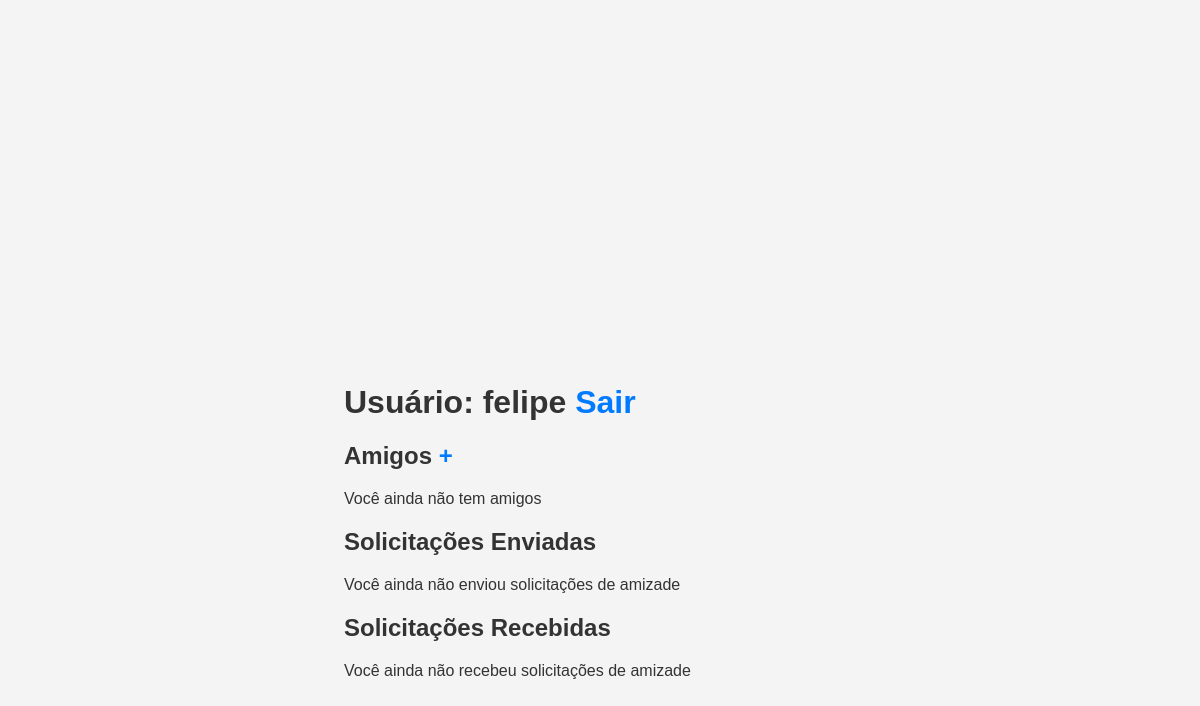
Before: / (signed in) with the older database file.
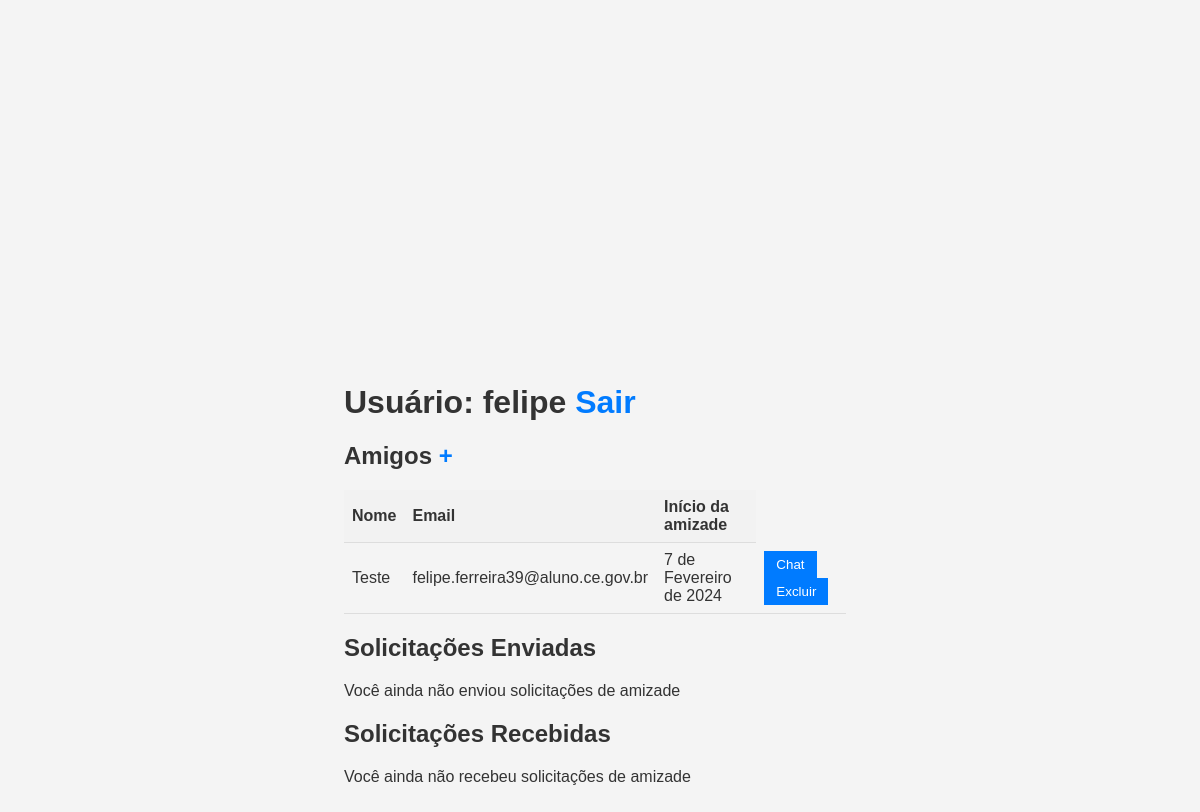
After: the same page with the newer database file.
### users/models.py (models this page shows)
class Friendship(models.Model):
    STATUS_CHOICES = (
        ('w', 'waiting'),
        ('a','accepted'),
        ('r', 'rejected')
    )
    sender = models.ForeignKey(
        User,
        on_delete=models.DO_NOTHING,
        related_name='friendship_sent'
    )
    receiver = models.ForeignKey(
        User,
        on_delete=models.DO_NOTHING,
        related_name='friendship_received'
    )
    status = models.CharField(max_length=20, default='w', choices=STATUS_CHOICES)
    date = models.DateField(auto_now_add=True)

### users/views.py (the view)
# urls.py: path('', views.user_page, name='user_page'),
@login_required
def user_page(request):
    sent = Friendship.objects.filter(sender=request.user)
    received = Friendship.objects.filter(receiver=request.user)
    all = sent | received
    print(all.filter(status='a'))
    return render(
        request,
        'user_page.html',
        context={
            'amigos': all.filter(status='a'),
            'enviadas': sent.filter(status='w'),
            'recebidas': received.filter(status="w"),
            'username': request.user.username
        }
    )

### users/templates/user_page.html (shortened to what this page needs)
{% extends 'base.html' %}
{% block content %}
    <h1>Usuário: {{ username }} <a href='/logout'>Sair</a></h1>
    <h2>Amigos <a href="request_friendship">+</a></h2>
    {% if amigos %}
    <table>
        <thead>
            <tr>
                <th>Nome</th>
                <th>Email</th>
                <th>Início da amizade</th>
            </tr>
        </thead>
        <tbody>
            {% for amizade in amigos %}
                <tr>
                {% if amizade.sender.username == username %}
                        <td>{{ amizade.receiver.username }}</td>
                        <td>{{ amizade.receiver.email }}</td>
                {% else %}
                        <td>{{ amizade.sender.username }}</td>
                        <td>{{ amizade.sender.email }}</td>
                {% endif %}
                        <td>{{ amizade.date }}</td>
                        <td class="btn-group">
                            <a href="chat/{{ amizade.id }}"><button>Chat</button></a>
                            <a href="answer_friendship/{{ amizade.id }}/r"><button>Excluir</button></a>
                        </td>
                    </tr>
            {% endfor %}
        </tbody>
    </table>
    {% else %}
        <p> Você ainda não tem amigos </p>
    {% endif %}
    <h2>Solicitações Enviadas</h2>
    {% if enviadas %}
    <table>
        <thead>
            <tr>
                <th>Para</th>
                <th>Email</th>
                <th>Data</th>
            </tr>
        </thead>
        <tbody>
            {% for solicitacao in enviadas%}
            <tr>
                <td>{{ solicitacao.receiver.username }}</td>
                <td>{{ solicitacao.receiver.email }}</td>
                <td>{{ solicitacao.date }}</td>
            </tr>
            {% endfor %}
        </tbody>
    </table>
    {% else %}
        <p> Você ainda não enviou solicitações de amizade </p>
    {% endif %}
    <h2>Solicitações Recebidas</h2>
    {% if recebidas %}
    <table>
        <thead>
            <tr>
                <th>De quem</th>
                <th>Email</th>
                <th>Data</th>
                <th>Ações</th>
            </tr>
        </thead>
        <tbody>
            {% for solicitacao in recebidas%}
            <tr>
                <td>{{ solicitacao.sender.username }}</td>
                <td>{{ solicitacao.sender.email }}</td>
                <td>{{ solicitacao.date }}</td>
                <td class="btn-group">
                    <a href="answer_friendship/{{ solicitacao.id }}/a"><button>Aceitar</button></a>
                    <a href="answer_friendship/{{ solicitacao.id }}/r"><button>Recusar</button></a>
                </td>
            </tr>
            {% endfor %}
        </tbody>
    </table>
    {% else %}
        <p> Você ainda não recebeu solicitações de amizade </p>
    {% endif %}
{% endblock %}

Changed rows visible on the page:
added Friendship: receiver.username "Teste", receiver.email "felipe.ferreira39@aluno.ce.gov.br", date "7 de Fevereiro de 2024"
Other visible differences:
text no longer shown: "Você ainda não tem amigos"
text now shown: "Nome Email Início da amizade"
